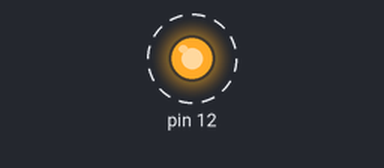
This program was run on a simulated Raspberry Pi (header pin numbers). Parts: output pins drawn as LEDs (lit = HIGH). Dashed ring = blinking. At 1.8 s the program stops and its outputs stay as they are.

Above: at 0.15 s.
Timing chart, 0 to 3.0 s (numbered marks = the images above):
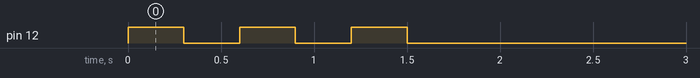

Measured:
- by itself, pin 12: alternates HIGH for 0.30 s and LOW for 0.30 s, 6 changes in all, then stays LOW

The program:

buzzer_beep.py
```python
import RPi.GPIO as GPIO
import time

# use board layout for pin numbers
GPIO.setmode(GPIO.BOARD)

# set output pins
GPIO.setup(12, GPIO.OUT)

for x in range(0, 3):
    GPIO.output(12, True)
    time.sleep(0.3)
    GPIO.output(12, False)
    time.sleep(0.3)

GPIO.cleanup()
```
